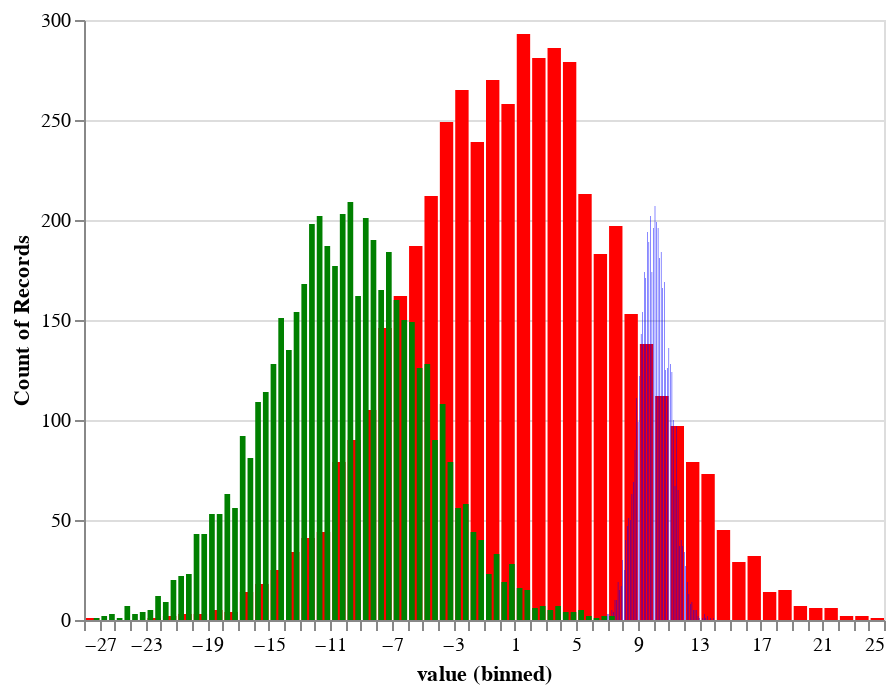

The notebook cell saved with this chart:
### Code cell
all_charts

### Figure 1 — Vega-Lite specification as saved in the notebook (floating-point values rounded to 4 significant figures; data arrays with more than 128 entries replaced by an {"elided": "..."} marker saying what was removed)
{"config": {"view": {"continuousWidth": 400, "continuousHeight": 300}}, "layer": [{"data": {"name": "data-fc39d273a7539bc905e4d3063e45800d"}, "mark": "bar", "encoding": {"color": {"value": "red"}, "x": {"type": "quantitative", "bin": {"maxbins": 100}, "field": "value"}, "y": {"type": "quantitative", "aggregate": "count"}}}, {"data": {"name": "data-35324855a60c6406ab4ee23c1c250a9a"}, "mark": "bar", "encoding": {"color": {"value": "blue"}, "x": {"type": "quantitative", "bin": {"maxbins": 100}, "field": "value"}, "y": {"type": "quantitative", "aggregate": "count"}}}, {"data": {"name": "data-1292c09306710992d4d351d32f884710"}, "mark": "bar", "encoding": {"color": {"value": "green"}, "x": {"type": "quantitative", "bin": {"maxbins": 100}, "field": "value"}, "y": {"type": "quantitative", "aggregate": "count"}}}], "$schema": "https://vega.github.io/schema/vega-lite/v4.8.1.json", "datasets": {"data-fc39d273a7539bc905e4d3063e45800d": {"elided": "5000 records"}, "data-35324855a60c6406ab4ee23c1c250a9a": {"elided": "5000 records"}, "data-1292c09306710992d4d351d32f884710": {"elided": "5000 records"}}}
